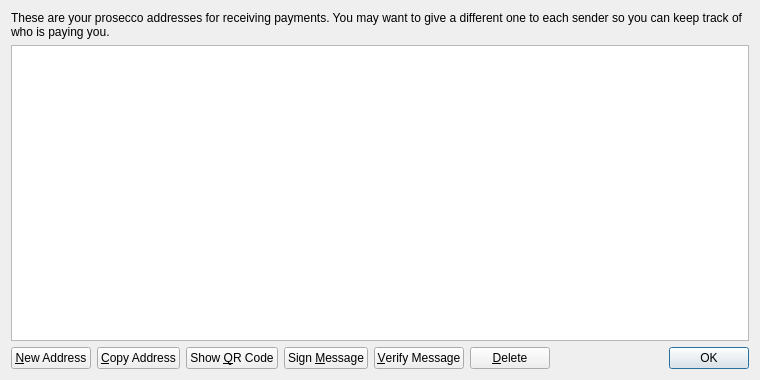
<?xml version="1.0" encoding="UTF-8"?>
<ui version="4.0">
 <class>AddressBookPage</class>
 <widget class="QWidget" name="AddressBookPage">
  <property name="geometry">
   <rect>
    <x>0</x>
    <y>0</y>
    <width>760</width>
    <height>380</height>
   </rect>
  </property>
  <property name="windowTitle">
   <string>Address Book</string>
  </property>
  <layout class="QVBoxLayout" name="verticalLayout">
   <item>
    <widget class="QLabel" name="labelExplanation">
     <property name="text">
      <string>These are your prosecco addresses for receiving payments. You may want to give a different one to each sender so you can keep track of who is paying you.</string>
     </property>
     <property name="textFormat">
      <enum>Qt::PlainText</enum>
     </property>
     <property name="wordWrap">
      <bool>true</bool>
     </property>
    </widget>
   </item>
   <item>
    <widget class="QTableView" name="tableView">
     <property name="contextMenuPolicy">
      <enum>Qt::CustomContextMenu</enum>
     </property>
     <property name="toolTip">
      <string>Double-click to edit address or label</string>
     </property>
     <property name="tabKeyNavigation">
      <bool>false</bool>
     </property>
     <property name="alternatingRowColors">
      <bool>true</bool>
     </property>
     <property name="selectionMode">
      <enum>QAbstractItemView::SingleSelection</enum>
     </property>
     <property name="selectionBehavior">
      <enum>QAbstractItemView::SelectRows</enum>
     </property>
     <property name="sortingEnabled">
      <bool>true</bool>
     </property>
     <attribute name="verticalHeaderVisible">
      <bool>false</bool>
     </attribute>
    </widget>
   </item>
   <item>
    <layout class="QHBoxLayout" name="horizontalLayout">
     <item>
      <widget class="QPushButton" name="newAddressButton">
       <property name="toolTip">
        <string>Create a new address</string>
       </property>
       <property name="text">
        <string>&amp;New Address</string>
       </property>
       <property name="icon">
        <iconset resource="../bitcoin.qrc">
         <normaloff>:/icons/add</normaloff>:/icons/add</iconset>
       </property>
      </widget>
     </item>
     <item>
      <widget class="QPushButton" name="copyToClipboard">
       <property name="toolTip">
        <string>Copy the currently selected address to the system clipboard</string>
       </property>
       <property name="text">
        <string>&amp;Copy Address</string>
       </property>
       <property name="icon">
        <iconset resource="../bitcoin.qrc">
         <normaloff>:/icons/editcopy</normaloff>:/icons/editcopy</iconset>
       </property>
      </widget>
     </item>
     <item>
      <widget class="QPushButton" name="showQRCode">
       <property name="text">
        <string>Show &amp;QR Code</string>
       </property>
       <property name="icon">
        <iconset resource="../bitcoin.qrc">
         <normaloff>:/icons/qrcode</normaloff>:/icons/qrcode</iconset>
       </property>
      </widget>
     </item>
     <item>
      <widget class="QPushButton" name="signMessage">
       <property name="toolTip">
        <string>Sign a message to prove you own a prosecco address</string>
       </property>
       <property name="text">
        <string>Sign &amp;Message</string>
       </property>
       <property name="icon">
        <iconset resource="../bitcoin.qrc">
         <normaloff>:/icons/edit</normaloff>:/icons/edit</iconset>
       </property>
      </widget>
     </item>
     <item>
      <widget class="QPushButton" name="verifyMessage">
       <property name="toolTip">
        <string>Verify a message to ensure it was signed with a specified prosecco address</string>
       </property>
       <property name="text">
        <string>&amp;Verify Message</string>
       </property>
       <property name="icon">
        <iconset resource="../bitcoin.qrc">
         <normaloff>:/icons/transaction_0</normaloff>:/icons/transaction_0</iconset>
       </property>
      </widget>
     </item>
     <item>
      <widget class="QPushButton" name="deleteButton">
       <property name="toolTip">
        <string>Delete the currently selected address from the list</string>
       </property>
       <property name="text">
        <string>&amp;Delete</string>
       </property>
       <property name="icon">
        <iconset resource="../bitcoin.qrc">
         <normaloff>:/icons/remove</normaloff>:/icons/remove</iconset>
       </property>
      </widget>
     </item>
     <item>
      <spacer name="horizontalSpacer">
       <property name="orientation">
        <enum>Qt::Horizontal</enum>
       </property>
       <property name="sizeHint" stdset="0">
        <size>
         <width>40</width>
         <height>20</height>
        </size>
       </property>
      </spacer>
     </item>
     <item>
      <widget class="QDialogButtonBox" name="buttonBox">
       <property name="sizePolicy">
        <sizepolicy hsizetype="Maximum" vsizetype="Fixed">
         <horstretch>0</horstretch>
         <verstretch>0</verstretch>
        </sizepolicy>
       </property>
       <property name="standardButtons">
        <set>QDialogButtonBox::Ok</set>
       </property>
      </widget>
     </item>
    </layout>
   </item>
  </layout>
 </widget>
 <resources>
  <include location="../bitcoin.qrc"/>
 </resources>
 <connections/>
</ui>
